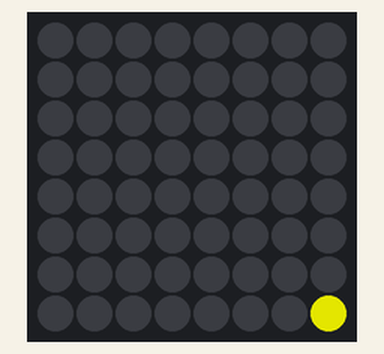
Simulated run of this program. Board: Raspberry Pi (BCM pin numbers) with a Sense HAT. Parts: the Sense HAT's 8×8 RGB LED matrix. Dim RGB values are drawn brighter than linear; system figures (address, load, memory, disk, uptime) are fixed made-up values.

Above: at 1.1 s.
At 34.1 s:
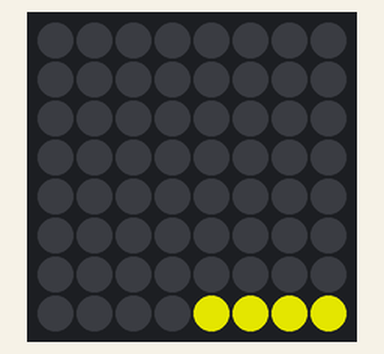
At 56.1 s:
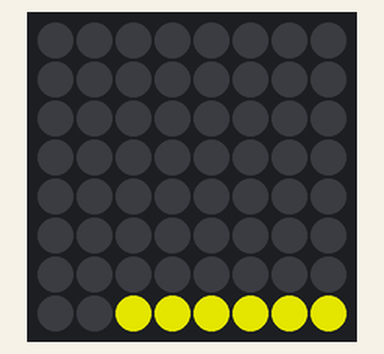
At 78.1 s:
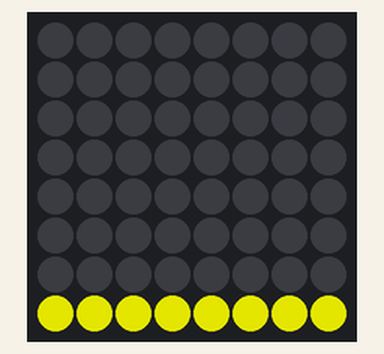

The program:

main.py
```python
import time
import psutil  # For fetching CPU load
from sense_hat import SenseHat
import math

# Define global variables
SCREEN_RES_WIDTH = 8
SCREEN_RES_HEIGHT = 8
OFF_PIXEL = [0, 0, 0]
BAR_COLOR = [128, 128, 128]
TIP_COLOR = [255, 255, 0] # Yellow
ANIMATE_TIP_COLOR = [255, 0, 0] # Red
display_buffer = [OFF_PIXEL for _ in range(SCREEN_RES_WIDTH * SCREEN_RES_HEIGHT)]
queue = []

# Initialize SenseHat instance
sense = SenseHat()
sense.low_light = True

# Function to map CPU load to screen height (0 to SCREEN_RES_HEIGHT)
def map_cpu_to_height(cpu_load):
    if cpu_load == 0:
        return 0
    return math.ceil(cpu_load / (100.0 / SCREEN_RES_HEIGHT))

# Function to draw a line on the display buffer
def draw_line(x1, y1, x2, y2, color):
    if x1 == x2:  # Vertical line
        for y in range(y1, y2 + 1):
            sense.set_pixel(x1, y, color[0], color[1], color[2])
    elif y1 == y2:  # Horizontal line
        for x in range(x1, x2 + 1):
            sense.set_pixel(x, y1, color[0], color[1], color[2])

def draw_line_buf(x1, y1, x2, y2, color):
    global display_buffer

    if x1 == x2:  # Vertical line
        for y in range(y1, y2 + 1):
            index = y * SCREEN_RES_WIDTH + x1
            if 0 <= index < SCREEN_RES_WIDTH * SCREEN_RES_HEIGHT:
                display_buffer[index] = color
    elif y1 == y2:  # Horizontal line
        for x in range(x1, x2 + 1):
            index = y1 * SCREEN_RES_WIDTH + x
            if 0 <= index < SCREEN_RES_WIDTH * SCREEN_RES_HEIGHT:
                display_buffer[index] = color
    sense.set_pixels(display_buffer)

def reset_display():
    global display_buffer

    sense.clear()
    display_buffer = ([OFF_PIXEL for _ in range(SCREEN_RES_WIDTH * SCREEN_RES_HEIGHT)])

# Function to update the display buffer based on the queue
def update_display(queue, animating=False):
    reset_display()
    for x in range(len(queue)):
        height = queue[x]
        if height > 1:
            # Draw bar
            draw_line_buf(x, SCREEN_RES_HEIGHT - height + 1, x, SCREEN_RES_HEIGHT - 1, BAR_COLOR)
            # Draw tip
            draw_line_buf(x, SCREEN_RES_HEIGHT - height, x, SCREEN_RES_HEIGHT - height, ANIMATE_TIP_COLOR if animating and x == len(queue) - 1 else TIP_COLOR)
        elif height > 0: # height = 1
            # Draw tip
            draw_line_buf(x, SCREEN_RES_HEIGHT - height, x, SCREEN_RES_HEIGHT - 1, TIP_COLOR)

def animate_display(queue):
    # Get the last element of the queue and store its value
    last_value = queue[-1]
     # Animate only if last value is greater than 1
    if last_value > 1:
        # Create a temporary queue for the animation
        temp_queue = queue[:-1] + [0]  # Start with the last element as 0

        for i in range(1, last_value):
            # Update the last element in the temp queue to gradually increase
            temp_queue[-1] = i
            update_display(temp_queue, True)
            time.sleep(0.1)

        temp_queue[-1] = last_value
        update_display(temp_queue)
    else:
        update_display(queue)

def map_load_queue(queue):
     # Map the CPU load values in the queue to screen height values (0 to SCREEN_RES_HEIGHT)
    mapped_queue = []

    # Left pad with 0 if the queue has fewer than SCREEN_RES_WIDTH elements
    padding_size = SCREEN_RES_WIDTH - len(queue)
    mapped_queue = [0] * padding_size

    # Map the CPU load values from 0-100 to 0-8
    for load in queue:
        mapped_queue.append(map_cpu_to_height(load))

    return mapped_queue

# Main run loop
def main():
    global queue
    try:
        while True:
            # Fetch CPU load and add it to the queue
            cpu_load = psutil.cpu_percent(interval=1)

            # Push new CPU load into the queue, keeping the queue size to SCREEN_RES_WIDTH
            queue.append(cpu_load)
            if len(queue) > SCREEN_RES_WIDTH:
                queue.pop(0)

            # Update the display
            mapped_queue = map_load_queue(queue)
            animate_display(mapped_queue)

            # Delay for 10 seconds
            time.sleep(10)
    except KeyboardInterrupt:
        print("Process interrupted by user.")
        sense.low_light = False
        sense.clear()

if __name__ == "__main__":
    main()
```
